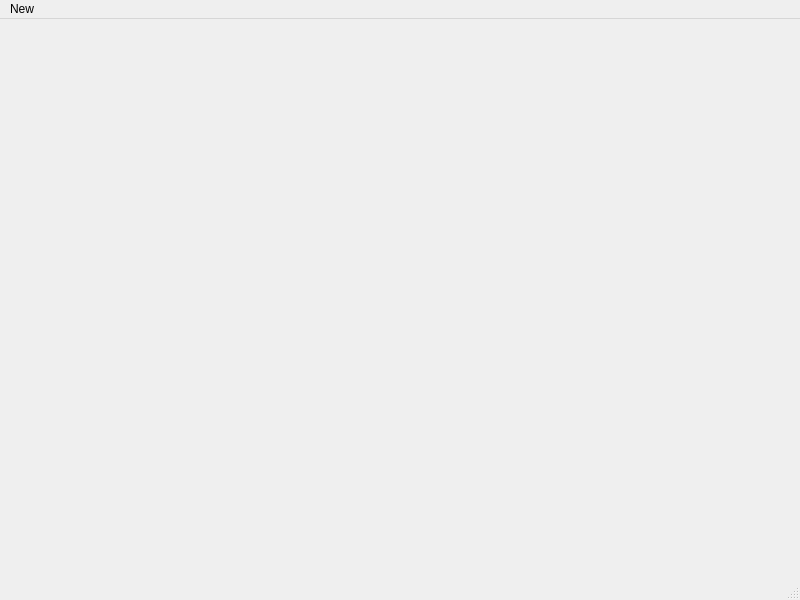
<?xml version="1.0" encoding="UTF-8"?>
<ui version="4.0">
 <class>MainWindow</class>
 <widget class="QMainWindow" name="MainWindow">
  <property name="geometry">
   <rect>
    <x>0</x>
    <y>0</y>
    <width>800</width>
    <height>600</height>
   </rect>
  </property>
  <property name="windowTitle">
   <string>MainWindow</string>
  </property>
  <widget class="QWidget" name="centralwidget"/>
  <widget class="QMenuBar" name="menubar">
   <property name="geometry">
    <rect>
     <x>0</x>
     <y>0</y>
     <width>800</width>
     <height>47</height>
    </rect>
   </property>
   <widget class="QMenu" name="menuNew">
    <property name="title">
     <string>New</string>
    </property>
    <addaction name="actionExit"/>
   </widget>
   <addaction name="menuNew"/>
  </widget>
  <widget class="QStatusBar" name="statusbar"/>
  <action name="actionExit">
   <property name="text">
    <string>Exit</string>
   </property>
  </action>
 </widget>
 <resources/>
 <connections/>
</ui>
